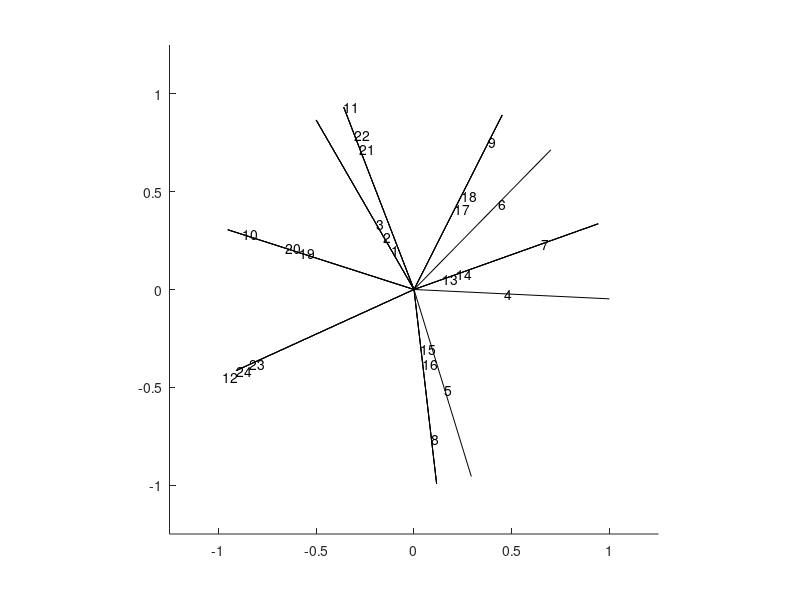

Write MATLAB code to recreate this figure.
% format: slip_trace_Mg(euler, phi_sys, phi_error)
% euler can be: 3 seperate values, or 3x1 vector
% phi_sys: for TSL OIM, default =90.  rotate EBSD Lab system 90 degree, so its x-axis points right
% phi_error: due to misalignment between SEM and EBSD.  If rotate SEM ccw to align with EBSD, phi_error is positive.
% default SIGMA=[1,0,0;0,0,0;0,0,0];  % stress state in Global System, be careful of its direction.  Here tensile axis is horizontal.
% default c_a=1.58;  % c/a for Mg
%
% Zhe Chen, 2015-11-3 revised.

% Code modified from Hongmei's and Prof. Bieler's version      % Zhe Chen 2011-05-06
% This code plots slip trace projected to the X-Y plane of Global Coordinate Systems. Euler angle is ZXZ convention.
% Note: Here I chose a Global Coordinate as the common one, i.e., X is right, Y is up,
% So I add more transformation, i.e., apart from the traditional definition, I further modify g.
% At MSU and IMDEA, EBSD Lab system is X pointing down.
% All the ratatoins are summarized here:
% 1) The Global system is the one in SEM images, x axis point to right.
%    Samples may have been placed slight differently when taking in-situ SEM images and taking EBSD.
%    So, rotate Global system until its x axis points to the right direction in the EBSD map.
% 2) Rotate EBSD map 90 degrees clockwise, then this is the EBSD Lab system.
% 3) Rotate using three Euler angles, then this is the Crystal coordinate system.

function [] = slip_trace_Ti(varargin)

% % default
% phi_sys = -90;  % rotate EBSD Lab system 90 degree, so its x-axis points right
% phi_error = 0;  % angle error caused by placing the sample when doing experiment. i.e., rotate EBSD map into In-situ SEM image orientation.
% % Note 12-10-2013: If you need to rotate SEM image CCW to match EBSD map, then this angle is Positive.
% euler=[30 40 50];  % Euler angle given by EBSD map.  In MSU EB CamScan, EBSD Lab system X is down, Y is right.
SIGMA=[1,0,0;0,0,0;0,0,0];  % stress state in Global System, be careful of its direction.  Here tensile axis is horizontal.
c_a=1.58;  % c/a for Mg

[euler,phi_sys,phi_error,TF] = parse_input(varargin);
euler = euler + ones(size(euler))*100*eps;
if TF
    disp(['Euler = [',num2str(euler(1)),',',num2str(euler(2)),',',num2str(euler(3)),'],  phi_sys = ',num2str(phi_sys),',  phi_error = ',num2str(phi_error)]);
    disp([]);
    
    %  define slip systems, format: [slip PLANE, slip DIRECTION]
    %  basal <a>-glide
    ssa(:,:,1) = [0 0 0 1; -2 1 1 0];
    ssa(:,:,2) = [0 0 0 1; -1 2 -1 0];
    ssa(:,:,3) = [0 0 0 1; -1 -1 2 0];
    
    %  prism <a>-glide
    ssa(:,:,4) = [0 1 -1 0; 2 -1 -1 0];
    ssa(:,:,5) = [1 0 -1 0; 1 -2 1 0];
    ssa(:,:,6) = [-1 1 0 0; 1 1 -2 0];
    
    %  1st order pyramidal<a>-glide
    ssa(:,:,7) = [0 1 -1 1; 2 -1 -1 0];
    ssa(:,:,8) = [1 0 -1 1; 1 -2 1 0];
    ssa(:,:,9) = [-1 1 0 1; 1 1 -2 0];
    ssa(:,:,10) = [0 -1 1 1; -2 1 1 0];
    ssa(:,:,11) = [-1 0 1 1; -1 2 -1 0];
    ssa(:,:,12) = [1 -1 0 1; 1 1 -2 0];
    
    %  1st order pyramidal <c+a>-glide
    ssa(:,:,13) = [0 1 -1 1; -1 -1 2 3];
    ssa(:,:,14) = [0 1 -1 1; 1 -2 1 3];
    ssa(:,:,15) = [1 0 -1 1; -2 1 1 3];
    ssa(:,:,16) = [1 0 -1 1; -1 -1 2 3];
    ssa(:,:,17) = [-1 1 0 1; 1 -2 1 3];
    ssa(:,:,18) = [-1 1 0 1; 2 -1 -1 3];
    ssa(:,:,19) = [0 -1 1 1; 1 1 -2 3];
    ssa(:,:,20) = [0 -1 1 1; -1 2 -1 3];
    ssa(:,:,21) = [-1 0 1 1; 2 -1 -1 3];
    ssa(:,:,22) = [-1 0 1 1; 1 1 -2 3];
    ssa(:,:,23) = [1 -1 0 1; -1 2 -1 3];
    ssa(:,:,24) = [1 -1 0 1; -2 1 1 3];
    
    
    
    
    phi1=euler(1,1);
    PHI=euler(1,2);
    phi2=euler(1,3);
    g_sys = [
        cosd(phi_sys) cosd(phi_sys-90) 0;
        cosd(phi_sys+90) cosd(phi_sys) 0;
        0 0 1];
    g_error = [
        cosd(phi_error) cosd(phi_error-90) 0;
        cosd(phi_error+90) cosd(phi_error) 0;
        0 0 1];
    g_phi1 = [
        cosd(phi1) cosd(phi1-90) 0;
        cosd(phi1+90) cosd(phi1) 0;
        0 0 1];
    g_PHI = [
        1 0 0;
        0 cosd(PHI) cosd(PHI-90);
        0 cosd(PHI+90) cosd(PHI)];
    g_phi2 = [
        cosd(phi2) cosd(phi2-90) 0;
        cosd(phi2+90) cosd(phi2) 0;
        0 0 1];
    g = g_phi2*g_PHI*g_phi1*g_sys*g_error;  % g is the 'transformation matrix' defined in continuum mechanics: x=gX, X is Global corrdinate
    
    for i = 1:1:24            % Change n & m to unit vector
        n = [ssa(1,1,i)  (ssa(1,2,i)*2+ssa(1,1,i))/sqrt(3)  ssa(1,4,i)/c_a]; % Plane normal /c_a, into a Cartesian coordinate
        m = [ssa(2,1,i)*3/2  (ssa(2,1,i)+ssa(2,2,i)*2)*sqrt(3)/2  ssa(2,4,i)*c_a]; % Slip direction *c_a, into a Cartesian coordinate
        ss(1,:,i) = n/norm(n);  % slip plane, normalized
        ss(2,:,i) = m/norm(m);  % slip direction, normalized
    end
    
    for j = 1:1:24
        N = (g.'*ss(1,:,j).').';  % slip plane (i.e., plane normal) expressed in Global system
        M = (g.'*ss(2,:,j).').';  % slip direction expressed in Global system
        burgers_Z(j) = M*[0 0 1].';    % Z-component of burger's vector of slip system j (Percentage of this vector in Z direction)
        schmid_factor(j,1) = N*SIGMA*M.';  % Schimid factor for slip system j
        abs_schmid_factor(j,1) = j;
        abs_schmid_factor(j,2) = abs(schmid_factor(j,1));  % used to evaluate rank of SF
        sliptrace(:,:,j) = cross(N, [0 0 1]);
        sliptrace(:,:,j) = sliptrace(:,:,j)/norm(sliptrace(:,:,j));
        trace_X(j,:) = [0, sliptrace(1,1,j)];  % (trace_X(1,2,;), trace_Y(1,2,:)) are coordinate of end of lines starting from origin representing slip traces
        trace_Y(j,:) = [0, sliptrace(1,2,j)];
        abs_schmid_factor(j,3) = atand(trace_Y(j,2)/trace_X(j,2));  % angle
        abs_schmid_factor(j,4) = trace_X(j,2);                      % trace_end_X
        abs_schmid_factor(j,5) = trace_Y(j,2);                      % trace_end_y
    end
    
    
    Sorted_SF = sortrows (abs_schmid_factor, -2);   % sort Schmid Factor: #, SF, angle
    
    figure;
    hold on;
    for k = 1:1:24      % Plot traces
        plot(trace_X(k,:), trace_Y(k,:),'k');
        axis([-1.25, 1.25, -1.25, 1.25]);
        axis square;
        text(trace_X(k,2)*(2+rem(k,13))/13, trace_Y(k,2)*(2+rem(k,13))/13, num2str(k));  % here 11 is just a randomly selected number with good effect to separate the labels
    end
    hold off;
    display('schmid factors:');
    disp(Sorted_SF);
else
    
end

end

function [euler,phi_sys,phi_error,TF] = parse_input(varargin)
TF = true;
phi_sys = -90;  % rotate EBSD Lab system 90 degree, so its x-axis points right
phi_error = 0;  % angle error caused by placing the sample when doing experiment. i.e., rotate EBSD map into In-situ SEM image orientation.
% Note 12-10-2013: If you need to rotate SEM image CCW to match EBSD map, then this angle is Positive.
euler=[30 40 50];  % Euler angle given by EBSD map.  In MSU EB CamScan, EBSD Lab system X is down, Y is right.
str = 'format: slip_trace_Mg = (euler(3 seperate value, or 3x1 vector),phi_sys(optional),phi_error(optional))';
if isempty(varargin)
    disp(str);
    TF = false;
else
    varargin = varargin{1};
    switch length(varargin)
        case 1                          % get euler
            if length(varargin{1})==3
                euler = varargin{1};
            else
                disp(str);
                TF = false;
            end
        case 2                          % euler, phi_sys
            if length(varargin{1})==3 && length(varargin{2})==1           % get euler and phi_sys
                euler = varargin{1};
                phi_sys = varargin{2};
            else
                disp(str);
                TF = false;
            end
        case 3                          % euler1,euler2,euler3, or euler,phi_sys,phi_error
            if length(varargin{1})==3 && length(varargin{2})==1 && length(varargin{3})==1
                euler = varargin{1};
                phi_sys = varargin{2};
                phi_error = varargin{3};
            elseif length(varargin{1})==1 && length(varargin{2})==1 && length(varargin{3})==1
                euler(1) = varargin{1};
                euler(2) = varargin{2};
                euler(3) = varargin{3};
            else
                disp(str);
                TF = false;
            end
        case 4                          % euler1,euler2,euler3,phy_sys
            if length(varargin{1})==1 && length(varargin{2})==1 && length(varargin{3})==1 && length(varargin{4})==1
                euler(1) = varargin{1};
                euler(2) = varargin{2};
                euler(3) = varargin{3};
                phi_sys = varargin{4};
            else
                disp(str);
                TF = false;
            end
        case 5
            if length(varargin{1})==1 && length(varargin{2})==1 && length(varargin{3})==1 && length(varargin{4})==1 && length(varargin{5})==1
                euler(1) = varargin{1};
                euler(2) = varargin{2};
                euler(3) = varargin{3};
                phi_sys = varargin{4};
                phi_error = varargin{5};
            else
                disp(str);
                TF = false;
            end
    end
end

end
